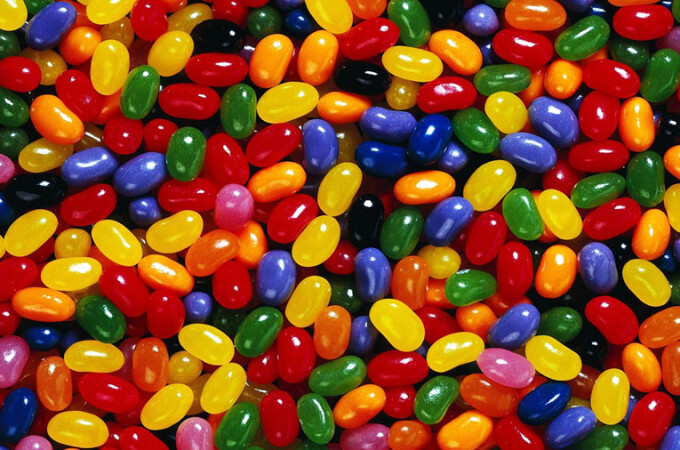
#> input picture images/Jelly Beans.jpg, 680 x 450 px
$ python bean_counter.py
#> lines starting #> are read from the running program, lines starting #| are printed output that depends on the picture; long printed decimals are rounded
### colour_helper.py
# Functions that help wither colours


def pixel_to_name(pixel: tuple) -> str:
    """Given a 3-tuple, return a string representing
    its colour

    Params:
        pixel = 3-tuple of values (red, green, blue)

    Returns:
        name of the colour
    """
    red, green, blue = pixel

    # TODO: detect red pixels
    if red < 200 and blue < 200 and green > 220:
        return "green"
    elif red > 170 and green < 60 and blue < 60:
        return "red"
    elif red > 212 and blue < 91 and green < 152:
        return "pink"
    else:
        return "colour unknown"


print(pixel_to_name((180, 3, 2)))
print(pixel_to_name((255, 255, 255)))


# [47 lines left out: functions is_light, pixel_to_grayscale, pixel_to_random_effect, not called in this run]

### bean_counter.py
 #Jan 9, 2024
# Version #1
# - count red pixels/ Beans
# - Re[prt pm the [ercemtage pf a;; red beans
from PIL import Image

import colour_helper

red_pixels = []
pink_pixels = []

RED_PIXEL = (160,0,0)
PINK_PIXELS = (212, 91, 152)
jelly_bean_img = Image.open("./images/Jelly Beans.jpg")
#> jelly_bean_img is the input picture: PIL image 680x450 RGB; mean R, G, B 133.4, 70.9, 32
# Visit every pixel in the image
for y in range(jelly_bean_img.height):
    for x in range(jelly_bean_img.width):
    # Get the pixel information
        current_pixel = jelly_bean_img.getpixel((x,y))
    # If this pixel is red
        if colour_helper.pixel_to_name(current_pixel) == "red":
        # Store its location somewhere
            red_pixels.append((x,y))
        elif colour_helper.pixel_to_name(current_pixel) == "pink":
            pink_pixels.append((x,y))

# Create a map of all red pixels "found"
# Create a new image that sores the map
#   - the new image should be the same size as original
orig_image_width = jelly_bean_img.width
orig_image_height = jelly_bean_img.height

# ----

pink_pixel_map = Image.new("RGB",(orig_image_width,orig_image_height))
#> pink_pixel_map: PIL image 680x450 RGB; every value is 0
# For every pixel location in the red_pixels list
    # Place a red pixel at that location
for pixel_loc in red_pixels:
    pink_pixel_map.putpixel(pixel_loc, PINK_PIXELS)
#> this loop made 46650 passes
#> pixel_loc on passes 1 to 3: (64, 0), (138, 0), (139, 0)
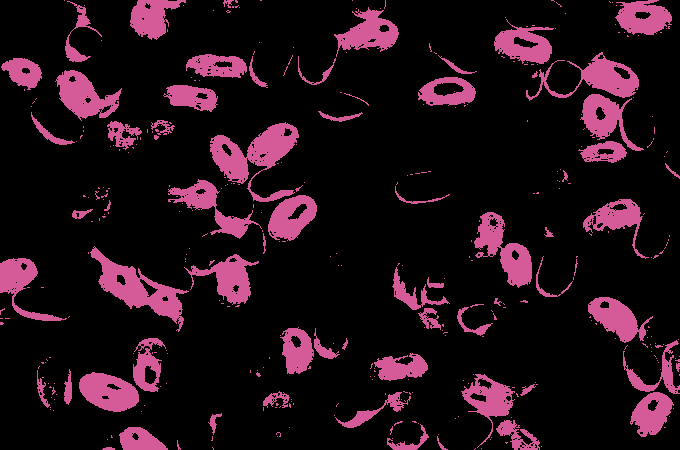
#> pink_pixel_map: PIL image 680x450 RGB; mean R, G, B 32.3, 13.9, 23.2
# Save the image
pink_pixel_map.save("./Images/red_pixel_map.jpg")
pink_pixel_map.close()

# ----


# Count every red pixel in the list
# Divide that number by the total pixels in the image
pink_percentage = len(pink_pixels) / (jelly_bean_img.width * jelly_bean_img.height)
# TODO: Pink jelly bean report
print(pink_percentage * 100)
#| 5.830
